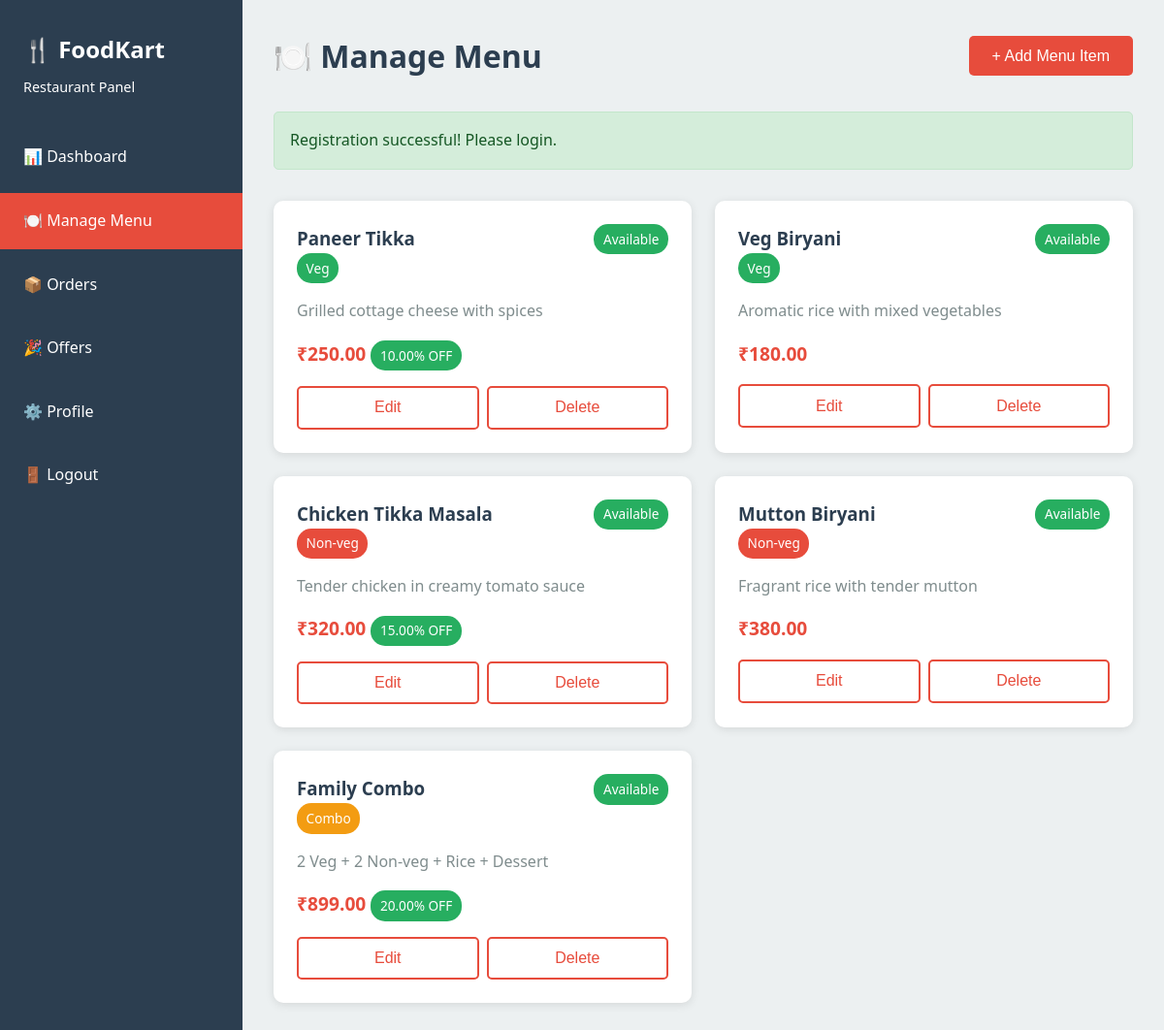
The page /dashboards/manage_menu.php (signed in) on the database its author committed.
### tables this page shows
CREATE TABLE menu_items (
    id INT AUTO_INCREMENT PRIMARY KEY,
    restaurant_id INT NOT NULL,
    name VARCHAR(150) NOT NULL,
    category ENUM('veg', 'non-veg', 'combo') NOT NULL,
    price DECIMAL(10,2) NOT NULL,
    discount DECIMAL(5,2) DEFAULT 0.00,
    description TEXT,
    image VARCHAR(255),
    is_available BOOLEAN DEFAULT TRUE,
    created_at TIMESTAMP DEFAULT CURRENT_TIMESTAMP,
    FOREIGN KEY (restaurant_id) REFERENCES restaurants(id) ON DELETE CASCADE
);

### dashboards/manage_menu.php (the view, shortened to what this page needs)
<?php
$conn = getDBConnection();
$user_id = $_SESSION['user_id'];
$rest_query = "SELECT id FROM restaurants WHERE owner_id = ?";
$stmt = $conn->prepare($rest_query);
$stmt->bind_param("i", $user_id);
$stmt->execute();
$restaurant = $stmt->get_result()->fetch_assoc();
$restaurant_id = $restaurant['id'];
$menu_query = "SELECT * FROM menu_items WHERE restaurant_id = ? ORDER BY created_at DESC";
$stmt = $conn->prepare($menu_query);
$stmt->bind_param("i", $restaurant_id);
$stmt->execute();
$menu_items = $stmt->get_result();
?>
<!DOCTYPE html>
<html lang="en">
<head>
    <link rel="stylesheet" href="../styles/main.css">
</head>
<body>
    <div class="dashboard-layout">
        <div class="sidebar">
            <div class="sidebar-header">
                <h2>🍴 FoodKart</h2>
                <p style="font-size: 0.9rem; margin-top: 0.5rem;">Restaurant Panel</p>
            </div>
            <ul class="sidebar-menu">
                <li><a href="restaurant_dashboard.php">📊 Dashboard</a></li>
                <li><a href="manage_menu.php" class="active">🍽️ Manage Menu</a></li>
                <li><a href="manage_orders.php">📦 Orders</a></li>
                <li><a href="manage_offers.php">🎉 Offers</a></li>
                <li><a href="restaurant_profile.php">⚙️ Profile</a></li>
                <li><a href="../php/auth.php?logout=1">🚪 Logout</a></li>
            </ul>
        </div>
        <div class="main-content">
            <div style="display: flex; justify-content: space-between; align-items: center; margin-bottom: 2rem;">
                <h1>🍽️ Manage Menu</h1>
                <button class="btn btn-primary" onclick="showAddModal()">+ Add Menu Item</button>
            </div>
            <?php if (isset($_SESSION['success'])): ?>
                <div class="alert alert-success">
                    <?php echo $_SESSION['success']; unset($_SESSION['success']); ?>
                </div>
            <?php endif; ?>
            <div class="menu-grid">
                <?php if ($menu_items->num_rows > 0): ?>
                    <?php while ($item = $menu_items->fetch_assoc()): ?>
                        <div class="menu-item-card">
                            <div class="item-header">
                                <div>
                                    <h3><?php echo htmlspecialchars($item['name']); ?></h3>
                                    <span class="badge badge-<?php echo $item['category']; ?>">
                                        <?php echo ucfirst($item['category']); ?>
                                    </span>
                                </div>
                                <span class="badge <?php echo $item['is_available'] ? 'badge-success' : 'badge-danger'; ?>">
                                    <?php echo $item['is_available'] ? 'Available' : 'Unavailable'; ?>
                                </span>
                            </div>
                            <p style="color: var(--light-text); margin: 1rem 0;">
                                <?php echo htmlspecialchars($item['description']); ?>
                            </p>
                            <div style="display: flex; justify-content: space-between; align-items: center;">
                                <div>
                                    <strong style="font-size: 1.2rem; color: var(--primary-color);">
                                        ₹<?php echo number_format($item['price'], 2); ?>
                                    </strong>
                                    <?php if ($item['discount'] > 0): ?>
                                        <span class="badge badge-success"><?php echo $item['discount']; ?>% OFF</span>
                                    <?php endif; ?>
                                </div>
                            </div>
                            <div class="item-actions">
                                <button class="btn btn-outline" style="flex: 1;" onclick='editItem(<?php echo json_encode($item); ?>)'>Edit</button>
                                <button class="btn btn-outline" style="flex: 1;" onclick="deleteItem(<?php echo $item['id']; ?>)">Delete</button>
                            </div>
                        </div>
                    <?php endwhile; ?>
                <?php endif; ?>
            </div>
        </div>
    </div>
</body>
</html>

### styles/main.css (style rules this page uses)
* { margin: 0; padding: 0; box-sizing: border-box; }
:root { --primary-color: #e74c3c; --secondary-color: #2c3e50; --success-color: #27ae60; --warning-color: #f39c12; --danger-color: #e74c3c; --light-bg: #ecf0f1; --dark-text: #2c3e50; --light-text: #7f8c8d; --white: #ffffff; --shadow: 0 2px 10px rgba(0,0,0,0.1); --shadow-hover: 0 4px 20px rgba(0,0,0,0.15); }
body { font-family: 'Segoe UI', Tahoma, Geneva, Verdana, sans-serif; background-color: var(--light-bg); color: var(--dark-text); line-height: 1.6; }
.btn { padding: 0.7rem 1.5rem; border: none; border-radius: 5px; cursor: pointer; font-size: 1rem; font-weight: 500; transition: all 0.3s; text-decoration: none; display: inline-block; }
.btn-primary { background-color: var(--primary-color); color: var(--white); }
.btn-outline { background-color: transparent; border: 2px solid var(--primary-color); color: var(--primary-color); }
.alert { padding: 1rem; border-radius: 5px; margin-bottom: 1rem; }
.alert-success { background-color: #d4edda; color: #155724; border: 1px solid #c3e6cb; }
.badge { display: inline-block; padding: 0.3rem 0.6rem; border-radius: 15px; font-size: 0.85rem; font-weight: 500; }
.badge-veg { background-color: #27ae60; color: var(--white); }
.badge-non-veg { background-color: #e74c3c; color: var(--white); }
.badge-combo { background-color: #f39c12; color: var(--white); }
.badge-success { background-color: var(--success-color); color: var(--white); }

### dashboards/manage_menu.php (style rules this page uses)
.dashboard-layout { display: grid; grid-template-columns: 250px 1fr; min-height: 100vh; }
.sidebar { background-color: var(--secondary-color); color: white; padding: 2rem 0; }
.sidebar-header { padding: 0 1.5rem; margin-bottom: 2rem; }
.sidebar-menu { list-style: none; }
.sidebar-menu li { margin-bottom: 0.5rem; }
.sidebar-menu a { display: block; padding: 1rem 1.5rem; color: white; text-decoration: none; transition: all 0.3s; }
.sidebar-menu a:hover, .sidebar-menu a.active { background-color: var(--primary-color); }
.main-content { background-color: var(--light-bg); padding: 2rem; }
.menu-grid { display: grid; grid-template-columns: repeat(auto-fill, minmax(300px, 1fr)); gap: 1.5rem; margin-top: 2rem; }
.menu-item-card { background: white; border-radius: 10px; padding: 1.5rem; box-shadow: var(--shadow); }
.item-header { display: flex; justify-content: space-between; align-items: start; margin-bottom: 1rem; }
.item-actions { display: flex; gap: 0.5rem; margin-top: 1rem; }

### rows shown on the page
menu_items: name "Paneer Tikka", category "Veg", is_available "Available", description "Grilled cottage cheese with spices", price "250.00", discount "10.00"
menu_items: name "Veg Biryani", category "Veg", is_available "Available", description "Aromatic rice with mixed vegetables", price "180.00"
menu_items: name "Chicken Tikka Masala", category "Non-veg", is_available "Available", description "Tender chicken in creamy tomato sauce", price "320.00", discount "15.00"
menu_items: name "Mutton Biryani", category "Non-veg", is_available "Available", description "Fragrant rice with tender mutton", price "380.00"
menu_items: name "Family Combo", category "Combo", is_available "Available", description "2 Veg + 2 Non-veg + Rice + Dessert", price "899.00", discount "20.00"

### other values the page prints
$_SESSION['success'] "Registration successful! Please login."
